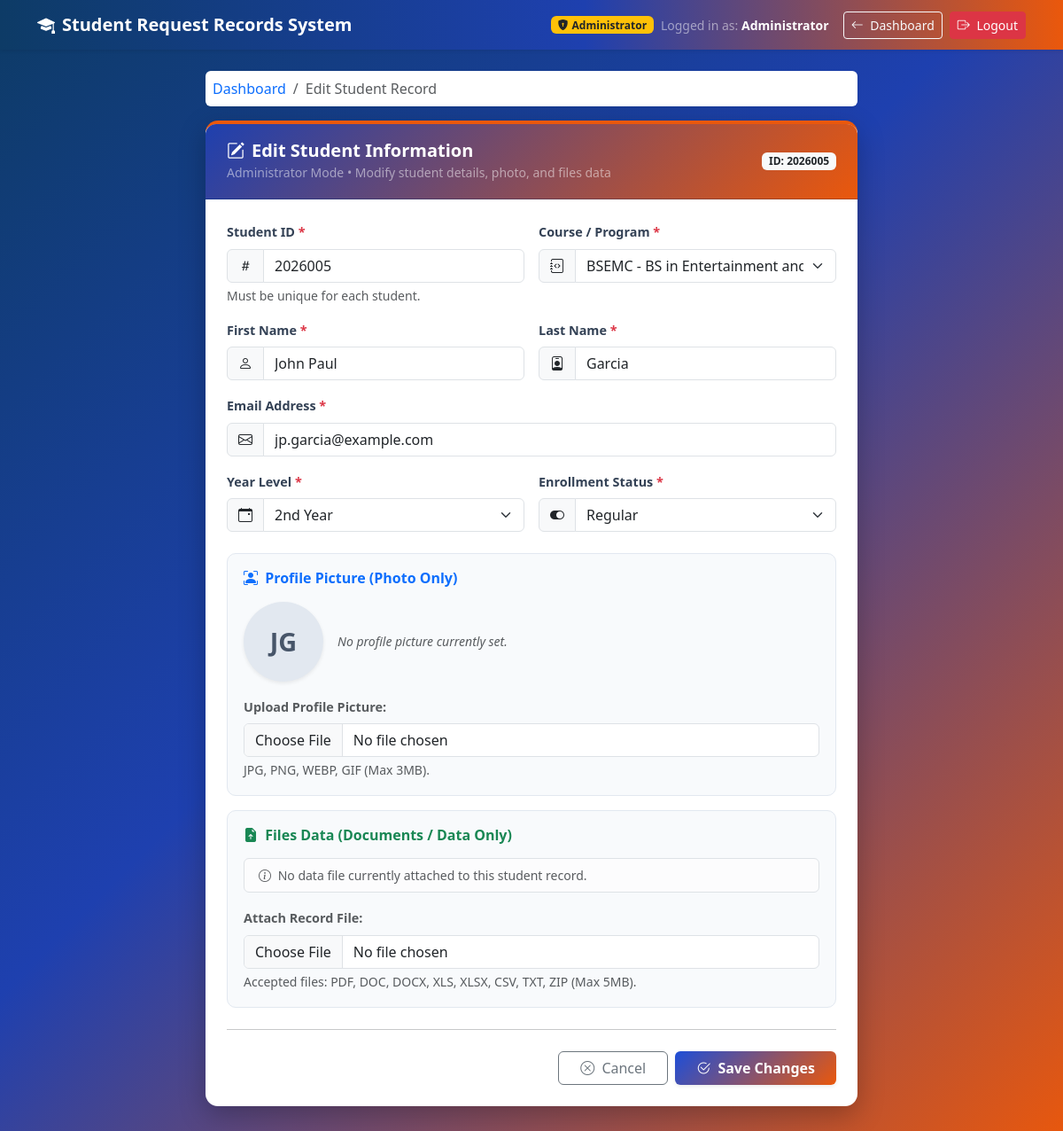
Page /edit_student.php?id=5 (signed in) on the committed database.
### tables this page shows
CREATE TABLE `students` (
  `id` INT(11) NOT NULL AUTO_INCREMENT,
  `user_id` INT(11) DEFAULT NULL,
  `student_id` VARCHAR(50) NOT NULL UNIQUE,
  `first_name` VARCHAR(100) NOT NULL,
  `last_name` VARCHAR(100) NOT NULL,
  `email` VARCHAR(150) NOT NULL,
  `course` VARCHAR(100) NOT NULL,
  `year_level` INT(11) NOT NULL,
  `status` VARCHAR(50) NOT NULL DEFAULT 'Regular',
  `profile_picture` VARCHAR(255) DEFAULT NULL,
  `record_file` VARCHAR(255) DEFAULT NULL,
  `created_at` TIMESTAMP NOT NULL DEFAULT CURRENT_TIMESTAMP,
  `updated_at` TIMESTAMP NOT NULL DEFAULT CURRENT_TIMESTAMP ON UPDATE CURRENT_TIMESTAMP,
  PRIMARY KEY (`id`)
);

### edit_student.php (the view, shortened to what the rows shown need)
<?php
require_once 'db_connection.php';
$student_id_val      = "";
$first_name_val      = "";
$last_name_val       = "";
$email_val           = "";
$course_val          = "";
$year_level_val      = 1;
$status_val          = "Regular";
$profile_picture_val = null;
$id_param = intval($_GET['id'] ?? ($_POST['id'] ?? 0));
if ($id_param > 0) {
    $fetchSql = "SELECT * FROM students WHERE id = ?";
    $fetchStmt = $conn->prepare($fetchSql);
    $fetchStmt->bind_param("i", $id_param);
    $fetchStmt->execute();
    $result = $fetchStmt->get_result();
    if ($result && $result->num_rows === 1) {
        $student = $result->fetch_assoc();
        $student_id_val      = $student['student_id'];
        $first_name_val      = $student['first_name'];
        $last_name_val       = $student['last_name'];
        $email_val           = $student['email'];
        $course_val          = $student['course'];
        $year_level_val      = $student['year_level'];
        $status_val          = $student['status'];
        $profile_picture_val = $student['profile_picture'] ?? null;
    } else {
        $_SESSION['error'] = "Student record not found.";
        header("Location: dashboard.php");
        exit();
    }
} else {
    $_SESSION['error'] = "Invalid student record ID.";
    header("Location: dashboard.php");
    exit();
}
?>
<!DOCTYPE html>
<html lang="en">
<head>
    <link href="https://cdn.jsdelivr.net/npm/bootstrap@5.3.0/dist/css/bootstrap.min.css" rel="stylesheet">
    <link href="https://cdn.jsdelivr.net/npm/bootstrap-icons@1.11.1/font/bootstrap-icons.css" rel="stylesheet">
</head>
<body>
<div class="container pb-5">
    <div class="row justify-content-center">
        <div class="col-lg-8 col-md-10">
            <div class="card card-custom">
                <div class="card-header card-header-custom d-flex align-items-center justify-content-between">
                    <div>
                        <h5 class="mb-0 fw-bold">
                        </h5>
                        <small class="text-white-50">Administrator Mode &bull; Modify student details, photo, and files data</small>
                    </div>
                    <span class="badge bg-light text-dark">ID: <?= htmlspecialchars($student_id_val); ?></span>
                </div>
                <div class="card-body p-4">
                    <form method="POST" action="edit_student.php" enctype="multipart/form-data">
                        <div class="row g-3">
                            <div class="col-md-6">
                                <div class="input-group">
                                    <span class="input-group-text"><i class="bi bi-hash"></i></span>
                                    <input type="text" class="form-control" id="student_id" name="student_id"
                                           value="<?= htmlspecialchars($student_id_val); ?>" required>
                                </div>
                            </div>
                            <div class="col-md-6">
                                <div class="input-group">
                                    <span class="input-group-text"><i class="bi bi-journal-code"></i></span>
                                    <select class="form-select" id="course" name="course" required>
                                        <option value="BSEMC" <?= ($course_val === 'BSEMC') ? 'selected' : ''; ?>>BSEMC - BS in Entertainment and Multimedia Computing</option>
                                    </select>
                                </div>
                            </div>
                            <div class="col-md-6">
                                <div class="input-group">
                                    <span class="input-group-text"><i class="bi bi-person"></i></span>
                                    <input type="text" class="form-control" id="first_name" name="first_name"
                                           value="<?= htmlspecialchars($first_name_val); ?>" required>
                                </div>
                            </div>
                            <div class="col-md-6">
                                <div class="input-group">
                                    <span class="input-group-text"><i class="bi bi-person-badge"></i></span>
                                    <input type="text" class="form-control" id="last_name" name="last_name"
                                           value="<?= htmlspecialchars($last_name_val); ?>" required>
                                </div>
                            </div>
                            <div class="col-md-12">
                                <div class="input-group">
                                    <span class="input-group-text"><i class="bi bi-envelope"></i></span>
                                    <input type="email" class="form-control" id="email" name="email"
                                           value="<?= htmlspecialchars($email_val); ?>" required>
                                </div>
                            </div>
                            <div class="col-md-6">
                                <div class="input-group">
                                    <span class="input-group-text"><i class="bi bi-calendar-event"></i></span>
                                    <select class="form-select" id="year_level" name="year_level" required>
                                        <option value="2" <?= ($year_level_val == 2) ? 'selected' : ''; ?>>2nd Year</option>
                                    </select>
                                </div>
                            </div>
                            <div class="col-md-6">
                                <div class="input-group">
                                    <span class="input-group-text"><i class="bi bi-toggle-on"></i></span>
                                    <select class="form-select" id="status" name="status" required>
                                        <option value="Regular" <?= ($status_val === 'Regular') ? 'selected' : ''; ?>>Regular</option>
                                    </select>
                                </div>
                            </div>
                            <div class="col-md-12 mt-4">
                                <div class="section-box">
                                    <div class="row align-items-center g-3 mb-3">
                                        <div class="col-auto">
                                            <?php if (!empty($profile_picture_val) && record_file_exists($profile_picture_val)): ?>
                                                <img src="download_file.php?file=<?= urlencode($profile_picture_val); ?>&action=view"
                                                     alt="Profile Picture" class="avatar-lg shadow-sm" id="currentPicImg">
                                            <?php else: ?>
                                                <div class="avatar-initials-lg shadow-sm" id="initialsAvatar">
                                                    <?= strtoupper(substr($first_name_val, 0, 1) . substr($last_name_val, 0, 1)); ?>
                                                </div>
                                            <?php endif; ?>
                                        </div>
                                    </div>
                                </div>
                            </div>
                        </div>
                    </form>
                </div>
            </div>
        </div>
    </div>
</div>
</body>
</html>

### rows in the picture
students: student "2026005", student_id "2026005", course "BSEMC - BS in Entertainment and Multimedia Computing", first_name "John Paul", last_name "Garcia", email "jp.garcia@example.com", year_level "2nd Year", status "Regular", first_name+last_name "JG"

### other values in the picture
$_SESSION['full_name'] "Administrator"
